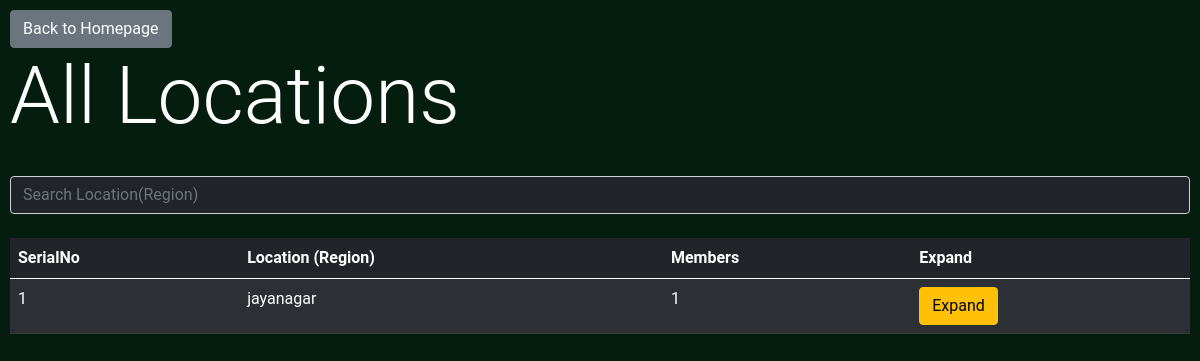
The app's page /admin/viewdata/locations (signed in), older data.
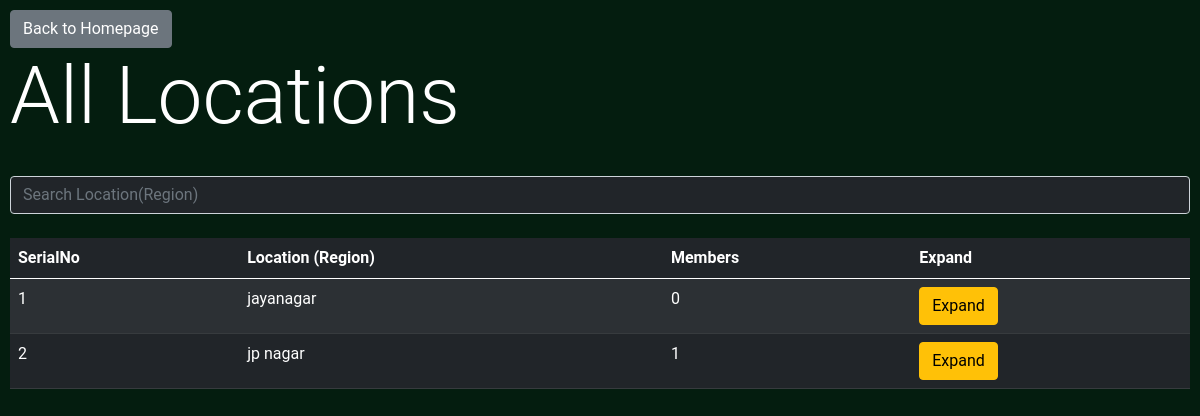
The same page, newer data.
### BusManager/models.py (models this page shows, shortened)
class LocationModel(db.Model):
	id = db.Column(db.Integer, primary_key=True)
	location_name = db.Column(db.String)

### BusManager/admin/routes.py (the view)
@admin.route('/viewdata/locations')
@login_required
def data_locations():
	locations = LocationModel.query.all()
	data = []
	for L in locations:
		data.append({
			'location_name': L.location_name,
			'id': L.id,
			'members': len(L.students.all()) #+ len(L.drivers.all()),
		})
	return render_template('getdata/locations.html', locations=data, title='Locations')

### BusManager/models.py (called while the page is built)
@login_manager.user_loader
def load_user(user_id):
    return AdminUser.query.get(int(user_id))

### BusManager/templates/getdata/locations.html (shortened to what this page needs)
{% extends 'bs_layout.html' %}
{% block content %}
<a class="btn btn-secondary" href="{{url_for('admin.admin_home')}}">Back to Homepage</a>
<h1 class='display-1'>All Locations</h1>
<br>
<input type="text" id="searchbar" class="form-control bg-dark text-light" placeholder="Search Location(Region)" onkeyup="tableFilterer(1)"><br>
<table class="table table-striped table-dark" id="tbl">
  <thead>
    <tr>
    <th scope="col">SerialNo</th>
      <th scope="col">Location (Region)</th>
	  <th scope="col">Members</th>
      <th scope="col">Expand</th>
    </tr>
  </thead>
  <tbody id='tbdy'>
    {% for e in locations %}
       <tr data-id="-1">
       <td>{{loop.index}}</td>
        <td>{{e['location_name']}}</td>
        <td>{{e['members']}}</td>
        <td><button class="btn btn-warning" onclick=Expand({{e['id']}})>Expand</button></td>
      </tr>
    {% endfor %}
  </tbody>
</table>
{% endblock content %}

Row changes from the older to the newer data that the page shows:
computed for LocationModel "jayanagar": members "1" → "0"
added LocationModel: location_name "jp nagar", members "1"
